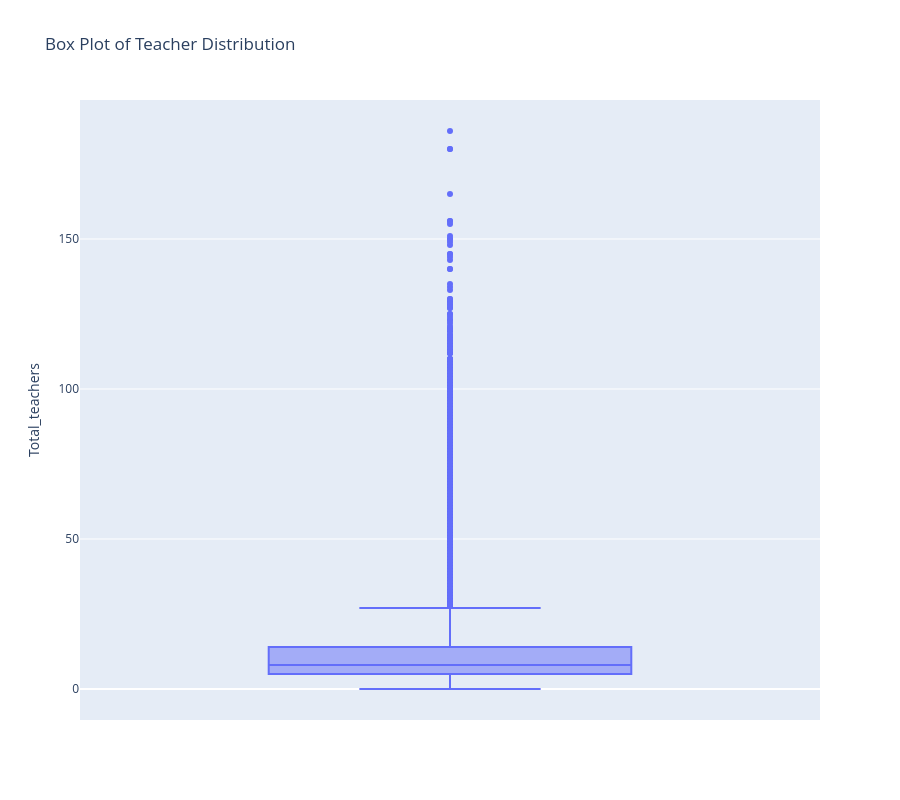

Here is the notebook cell this chart was saved with:
### Code cell
fig=px.box(
    df,
    y='Total_teachers',
    title='Box Plot of Teacher Distribution',
    height=800
)
fig.show()

### Figure 1 — Plotly figure (JSON) as saved in the notebook; plotly's stock layout.template omitted (floating-point values rounded to 4 significant figures; data arrays with more than 128 entries replaced by an {"elided": "..."} marker saying what was removed)
{"data": [{"alignmentgroup": "True", "hovertemplate": "Total_teachers=%{y}<extra></extra>", "legendgroup": "", "marker": {"color": "#636efa"}, "name": "", "notched": false, "offsetgroup": "", "orientation": "v", "showlegend": false, "type": "box", "x0": " ", "xaxis": "x", "y": {"elided": "97584 float values"}, "y0": " ", "yaxis": "y"}], "layout": {"boxmode": "group", "height": 800, "legend": {"tracegroupgap": 0}, "title": {"text": "Box Plot of Teacher Distribution"}, "xaxis": {"anchor": "y", "domain": [0, 1]}, "yaxis": {"anchor": "x", "domain": [0, 1], "title": {"text": "Total_teachers"}}}}
